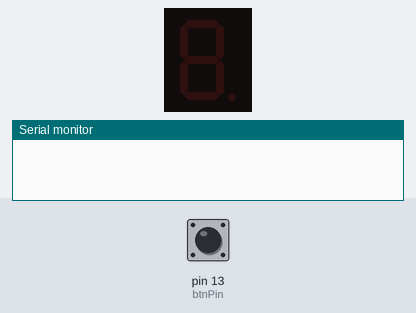
This sketch was run on a simulated Arduino Uno, built with avr-gcc and run on an emulated ATmega328P. Shown: 1-digit seven-segment display, the last lines printed to the serial monitor. Wiring (inferred from the names in the program): 1-digit 7-segment display, segments lit when HIGH: segments pin 3, pin 2, pin 5, pin 6, pin 7, pin 11, pin 12, pin 4. The test bench sets the inputs (shaded band); at power-on: pin 13 (btnPin) LOW. Random numbers use the default seed unless the sketch sets one; the segment pins are drawn as the display they are named for.

Above: at 1.2 s.
1.3 s: pin 13 (btnPin) pulled HIGH for 0.15 s
At 2.2 s:
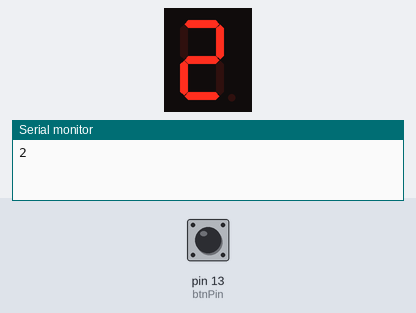
2.9 s: pin 13 (btnPin) pulsed HIGH 5 times (0.12 s each, 0.3 s apart)
At 4.4 s:
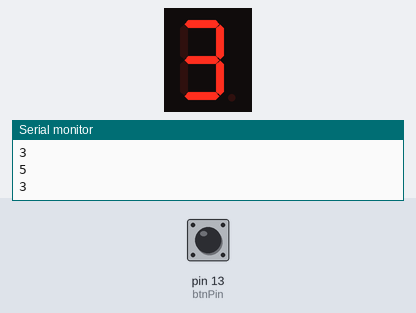
5.9 s: pin 13 (btnPin) pulled HIGH for 1 s
At 6.9 s:
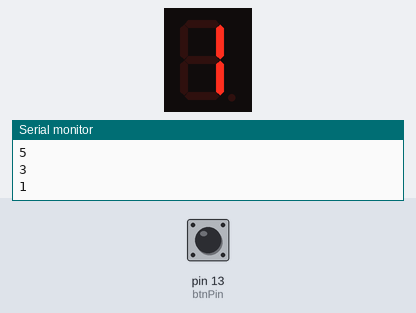
8.4 s: pin 13 (btnPin) pulled HIGH for 3.2 s
At 8.8 s:
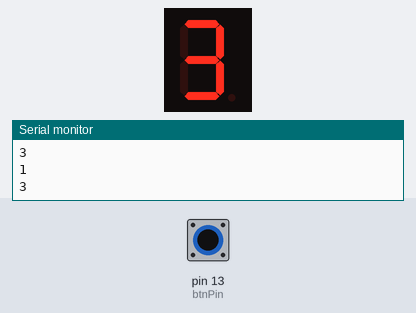
Timing chart, 0 to 11.4 s (numbered marks = the images above; inputs shaded):
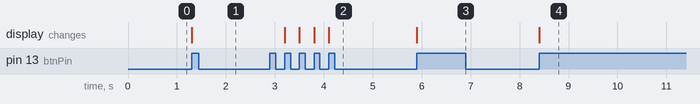

Measured:
- after the input at 1.3 s, the display: changes at once (image 1)
- after the input at 2.9 s, the display: first changes after 0.30 s (image 2 shows a later state)
- after the input at 5.9 s, the display: changes at once (image 3)
- after the input at 8.4 s, the display: changes at once (image 4)

The sketch:

DIce.ino
```cpp
int btnPin = 13;

int pinA = 3;
int pinB = 2;
int pinF = 11;
int pinG = 12;
int pinC = 5;
int pinE = 7;
int pinD = 6;
int pinDp = 4;

int btnState = 0;
int randNum;

void setup() {
  // put your setup code here, to run once:
  Serial.begin(9600);     // setup serial monitor
  pinMode(btnPin,INPUT);       // button pin

  pinMode(pinA,OUTPUT);       // pins for display
  pinMode(pinB,OUTPUT);
  pinMode(pinF,OUTPUT);
  pinMode(pinG,OUTPUT);
  pinMode(pinC,OUTPUT);
  pinMode(pinE,OUTPUT);
  pinMode(pinD,OUTPUT);
  pinMode(pinDp,OUTPUT);
}

void loop() {
  // put your main code here, to run repeatedly:

  if (digitalRead(btnPin) == HIGH && btnState == 0){
    btnState = 1;
    randNum = random(1,7);
    Serial.println(randNum);

    digitalWrite(pinA, LOW);
    digitalWrite(pinB, LOW);
    digitalWrite(pinF, LOW);
    digitalWrite(pinG, LOW);
    digitalWrite(pinC, LOW);
    digitalWrite(pinE, LOW);
    digitalWrite(pinD, LOW);

    if (randNum == 1){
      digitalWrite(pinB, HIGH);
      digitalWrite(pinC, HIGH);
    }
    else if (randNum == 2) {
      digitalWrite(pinA, HIGH);
      digitalWrite(pinB, HIGH);
      digitalWrite(pinG, HIGH);
      digitalWrite(pinE, HIGH);
      digitalWrite(pinD, HIGH);
    }
    else if (randNum == 3) {
      digitalWrite(pinA, HIGH);
      digitalWrite(pinB, HIGH);
      digitalWrite(pinG, HIGH);
      digitalWrite(pinC, HIGH);
      digitalWrite(pinD, HIGH);
    }
    else if (randNum == 4) {
      digitalWrite(pinB, HIGH);
      digitalWrite(pinF, HIGH);
      digitalWrite(pinG, HIGH);
      digitalWrite(pinC, HIGH);
    }
    else if (randNum == 5) {
      digitalWrite(pinA, HIGH);
      digitalWrite(pinF, HIGH);
      digitalWrite(pinG, HIGH);
      digitalWrite(pinC, HIGH);
      digitalWrite(pinD, HIGH);
    }
    else if (randNum == 6) {
      digitalWrite(pinA, HIGH);
      digitalWrite(pinF, HIGH);
      digitalWrite(pinG, HIGH);
      digitalWrite(pinC, HIGH);
      digitalWrite(pinE, HIGH);
      digitalWrite(pinD, HIGH);
    }

  }
  else if (digitalRead(btnPin) == LOW) {
    btnState = 0;
  }


  //delay(250);

}
```
